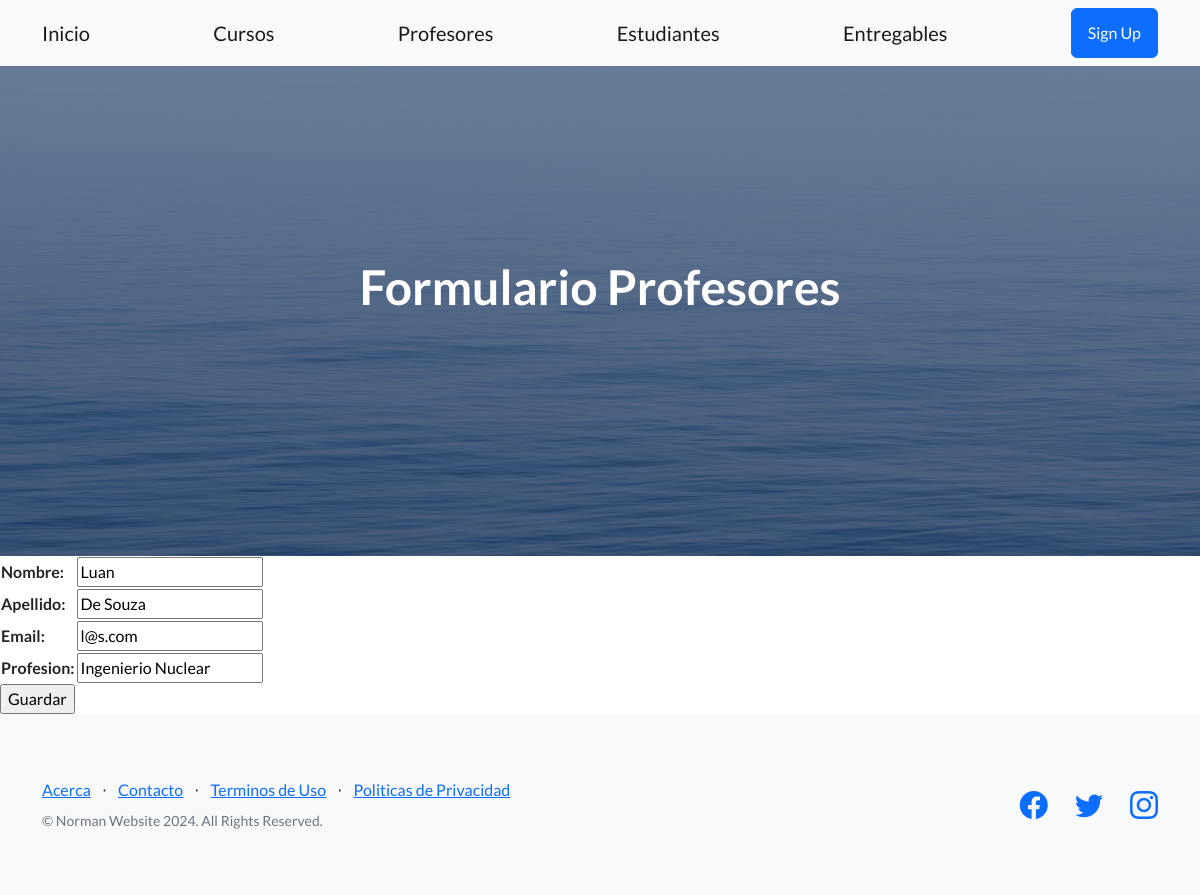
The page /profesorUpdate/1/ on the database its author committed.
### entidades/models.py (models this page shows, shortened)
class Profesor(models.Model):
    nombre = models.CharField(max_length=60)
    apellido = models.CharField(max_length=60)
    email = models.EmailField()
    profesion = models.CharField(max_length=50)
    class Meta:
        verbose_name = "Profesor"
        verbose_name_plural = "Profesores"
        ordering = ["nombre", "apellido"]

### entidades/views.py (the view)
# urls.py: path('profesorUpdate/<id_profesor>/', profesorUpdate, name="profesorUpdate"),
def profesorUpdate(request, id_profesor):
    profesor = Profesor.objects.get(id=id_profesor)
    if request.method == "POST":
        miForm = ProfesorForm(request.POST)
        if miForm.is_valid():
            profesor.nombre = miForm.cleaned_data.get("nombre")
            profesor.apellido = miForm.cleaned_data.get("apellido")
            profesor.email = miForm.cleaned_data.get("email")
            profesor.profesion = miForm.cleaned_data.get("profesion")
            profesor.save()
            contexto = {"profesores": Profesor.objects.all() }
            return render(request, "entidades/profesores.html", contexto)
    else:
        miForm = ProfesorForm(initial={"nombre": profesor.nombre,
                                       "apellido": profesor.apellido,
                                       "email": profesor.email,
                                       "profesion": profesor.profesion})
    return render(request, "entidades/profesorForm.html", {"form": miForm})

### entidades/forms.py
class ProfesorForm(forms.Form):
    nombre = forms.CharField(max_length=50, required=True)
    apellido = forms.CharField(max_length=50, required=True)
    email = forms.EmailField(required=True)
    profesion = forms.CharField(max_length=50, required=True)

### entidades/templates/entidades/profesorForm.html (shortened to what this page needs)
{% extends "entidades/index.html" %}
{% block titulo %}
<h1 class="mb-5">Formulario Profesores</h1>
{% endblock titulo %}
{% block contenido %}
<form action="" method="post">
    <table>
        {{ form.as_table }}
    </table>
    <input type="submit" value="Guardar">
</form>
{% endblock contenido %}

### rows shown on the page
Profesor: nombre "Luan", apellido "De Souza", email "l@s.com", profesion "Ingenierio Nuclear"
